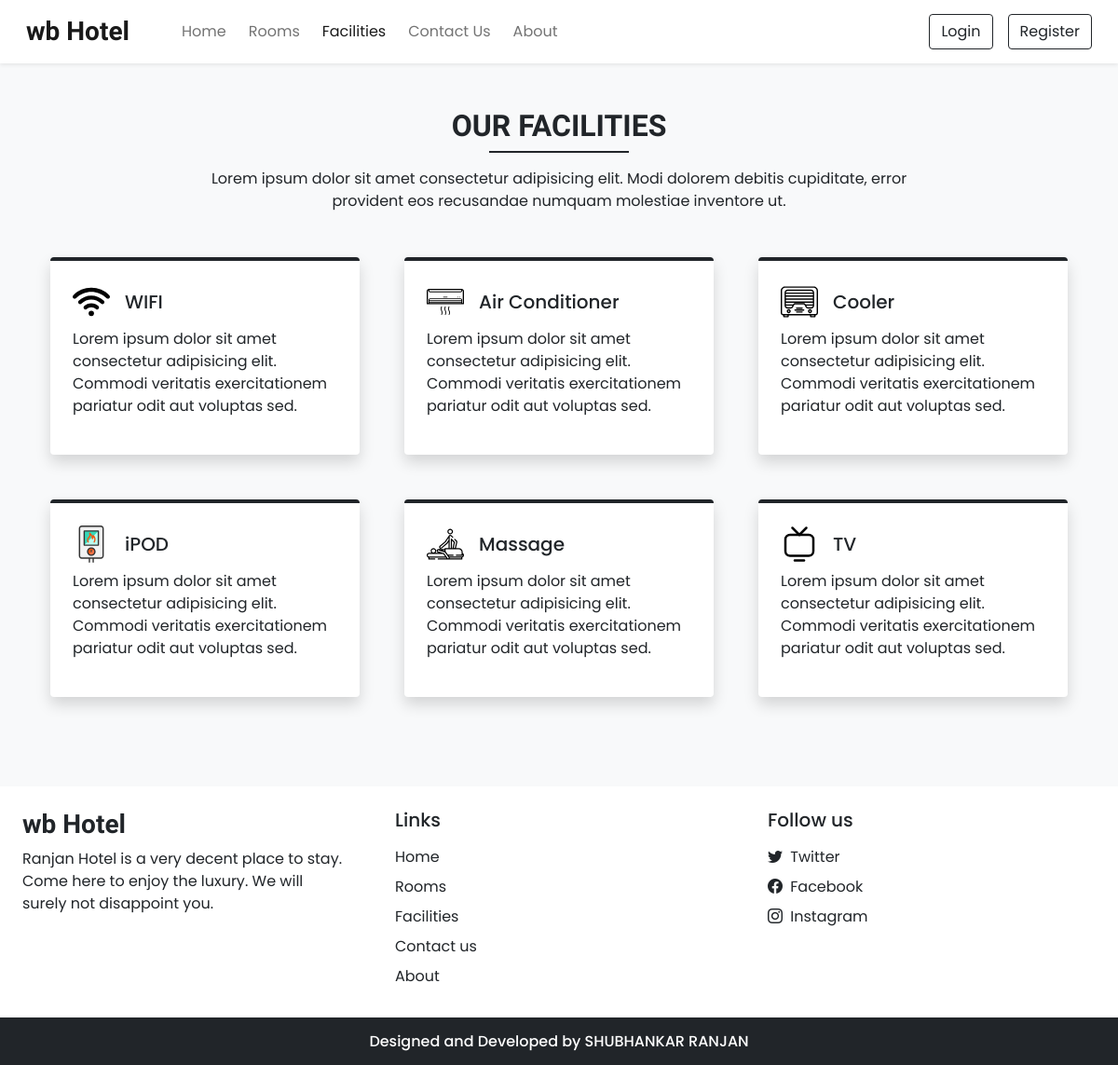
Screenshot of /facilities.php with the database file from the repository.
### tables this page shows
CREATE TABLE `settings` (
  `sr_no` int(11) NOT NULL,
  `site_title` varchar(50) NOT NULL,
  `site_about` varchar(250) NOT NULL,
  `shutdown` tinyint(1) NOT NULL
);

CREATE TABLE `facilities` (
  `id` int(11) NOT NULL,
  `icon` varchar(150) NOT NULL,
  `name` varchar(50) NOT NULL,
  `description` varchar(250) NOT NULL
);

### admin/inc/db_config.php (called while the page is built, shortened)
<?php
    function selectAll($table)
    {
        $con = $GLOBALS['con'];
        $res = mysqli_query($con,"SELECT * FROM $table");
        return $res;
    }
    function select($sql,$values,$datatype)
    {
        $con = $GLOBALS['con'];
        if($stmt = mysqli_prepare($con,$sql))
        {
            mysqli_stmt_bind_param($stmt,$datatype,...$values);
            if(mysqli_stmt_execute($stmt)){
               $res = mysqli_stmt_get_result($stmt);
               return $res;
            }
            else{
                mysqli_stmt_close($stmt);
                die("Query cannot be executed - Select");
            }
        }
        else{
            die("Query cannot be prepared - Select");
        }
    }
?>

### facilities.php (the view, shortened to what this page needs)
<!DOCTYPE html>
<html lang="en">
<head>
    <?php require('include/links.php') ?>
</head>
<body class="bg-light">
    <?php require('include/header.php'); ?>
    <div class="my-5 px-4">
        <h2 class="fw-bold h-font text-center">OUR FACILITIES</h2>
        <div class="h-line bg-dark"></div>
        <p class="text-center mt-3">Lorem ipsum dolor sit amet consectetur adipisicing elit. Modi dolorem debitis cupiditate, error <br> provident eos recusandae numquam molestiae inventore ut.</p>
    </div>
    <div class="container">
        <div class="row">
            <?php
                $res = selectAll('facilities');
                $path = FACILITIES_IMG_PATH;
                while($row = mysqli_fetch_assoc($res)){
                    echo <<<data
                        <div class="col-lg-4 col-md-6 mb-5 px-4">
                            <div class="bg-white rounded shadow p-4 border-top border-4 border-dark pop">
                                <div class="d-flex align-items-center mb-2">
                                    <img src="$path$row[icon]" width="40px">
                                    <h5 class="m-0 ms-3">$row[name]</h5>
                                </div>
                                <p>$row[description]</p>
                            </div>
                        </div>
                    data;
                }
            ?>
        </div>
    </div>
    <?php require("include/footer.php"); ?>
</body>
</html>

### include/header.php (shortened to what this page needs)
<nav id="nav-bar" class="navbar navbar-expand-lg navbar-light bg-white px-lg-3 py-lg-2 shadow-sm sticky-top">
    <div class="container-fluid">
        <a class="navbar-brand me-5 fw-bold fs-3 h-font" href="index.php"><?php echo $settings_r['site_title'] ?></a>
        <div class="collapse navbar-collapse" id="navbarSupportedContent">
        <ul class="navbar-nav me-auto mb-2 mb-lg-0">
            <li class="nav-item">
                <a class="nav-link me-2" href="index.php">Home</a>
            </li>
            <li class="nav-item">
                <a class="nav-link me-2" href="rooms.php">Rooms</a>
            </li>
            <li class="nav-item">
                <a class="nav-link me-2" href="facilities.php">Facilities</a>
            </li>
            <li class="nav-item">
                <a class="nav-link me-2" href="contact.php">Contact Us</a>
            </li>
            <li class="nav-item">
                <a class="nav-link" href="about.php">About</a>
            </li>
        </ul>
            <div class="d-flex">
                <?php
                    if(isset($_SESSION['login']) && $_SESSION['login']==true)
                    {
                        $path = USERS_IMG_PATH;
                        echo <<<data
                            <div class="btn-group">
                                <button type="button" class="btn btn-outline-dark shadow-none dropdown-toggle" data-bs-toggle="dropdown" data-bs-display="static" aria-expanded="false">
                                    <img src="$path$_SESSION[uPic]" style="width: 25px; height: 25px;" class="me-1">
                                    $_SESSION[uName]
                                </button>
                                <ul class="dropdown-menu dropdown-menu-lg-end">
                                <li><a class="dropdown-item" href="profile.php">Profile</a></li>
                                <li><a class="dropdown-item" href="bookings.php">Bookings</a></li>
                                <li><a class="dropdown-item" href="logout.php">Log Out</a></li>
                                </ul>
                            </div>
                        data;
                    }
                    else
                    {
                        echo <<<data
                            <button type="button" class="btn btn-outline-dark shadow-none me-lg-3 me-2" data-bs-toggle="modal" data-bs-target="#loginModal">
                                Login
                            </button>
                            <button type="button" class="btn btn-outline-dark shadow-none" data-bs-toggle="modal" data-bs-target="#registerModal">
                                Register
                            </button>
                        data;
                    }
                ?>
            </div>
        </div>
    </div>
</nav>

### include/footer.php (shortened to what this page needs)
<div class="container-fluid bg-white mt-5">
    <div class="row">
        <div class="col-lg-4 p-4">
            <h3 class="h-font fw-bold fs-3 mb-2"><?php echo $settings_r['site_title'] ?></h3>
            <p><?php echo $settings_r['site_about'] ?></p>
        </div>
        <div class="col-lg-4 p-4">
            <h5 class="mb-3">Links</h5>
            <a href="index.php" class="d-inline-block mb-2 text-dark text-decoration-none">Home</a> <br>
            <a href="rooms.php" class="d-inline-block mb-2 text-dark text-decoration-none">Rooms</a> <br>
            <a href="facilities.php" class="d-inline-block mb-2 text-dark text-decoration-none">Facilities</a> <br>
            <a href="contact.php" class="d-inline-block mb-2 text-dark text-decoration-none">Contact us</a> <br>
            <a href="about.php" class="d-inline-block mb-2 text-dark text-decoration-none">About</a>
        </div>
        <div class="col-lg-4 p-4">
            <h5 class="mb-3">Follow us</h5>
            <?php
                    if($contact_r['tw']!=''){
                        echo <<<data
                            <a href="#" class="d-inline-block text-dark text-decoration-none mb-2">
                                <i class="bi bi-twitter me-1"></i> Twitter
                            </a>
                            <br>
                        data;
                    }
                ?>
            <a href="<?php echo $contact_r['fb'] ?>" class="d-inline-block text-dark text-decoration-none mb-2">
                <i class="bi bi-facebook me-1"></i> Facebook
            </a>
            <br>
            <a href="<?php echo $contact_r['insta'] ?>" class="d-inline-block text-dark text-decoration-none">
                <i class="bi bi-instagram me-1"></i> Instagram
            </a>
        </div>
    </div>
</div>
<h6 class="text-center bg-dark text-white p-3 m-0">Designed and Developed by SHUBHANKAR RANJAN</h6>

### CSS/common.css (style rules this page uses)
:root { --teal: #2ec1ac; --teal_hover: #279e8c }
* { font-family: 'Poppins', sans-serif; }
.h-font { font-family: 'Merienda', cursive; }
.h-line { width: 150px; margin: 0 auto; height: 1.7px; }

### rows the page displays
settings: site_title "wb Hotel", site_about "Ranjan Hotel is a very decent place to stay. Come here to enjoy the luxury. We will surely not disappoint you."
facilities: icon (picture), name "WIFI", description "Lorem ipsum dolor sit amet consectetur adipisicing elit. Commodi veritatis exercitationem pariatur odit aut voluptas sed."
facilities: icon (picture), name "Air Conditioner", description "Lorem ipsum dolor sit amet consectetur adipisicing elit. Commodi veritatis exercitationem pariatur odit aut voluptas sed."
facilities: icon (picture), name "Cooler", description "Lorem ipsum dolor sit amet consectetur adipisicing elit. Commodi veritatis exercitationem pariatur odit aut voluptas sed."
facilities: icon (picture), name "iPOD", description "Lorem ipsum dolor sit amet consectetur adipisicing elit. Commodi veritatis exercitationem pariatur odit aut voluptas sed."
facilities: icon (picture), name "Massage", description "Lorem ipsum dolor sit amet consectetur adipisicing elit. Commodi veritatis exercitationem pariatur odit aut voluptas sed."
facilities: icon (picture), name "TV", description "Lorem ipsum dolor sit amet consectetur adipisicing elit. Commodi veritatis exercitationem pariatur odit aut voluptas sed."
